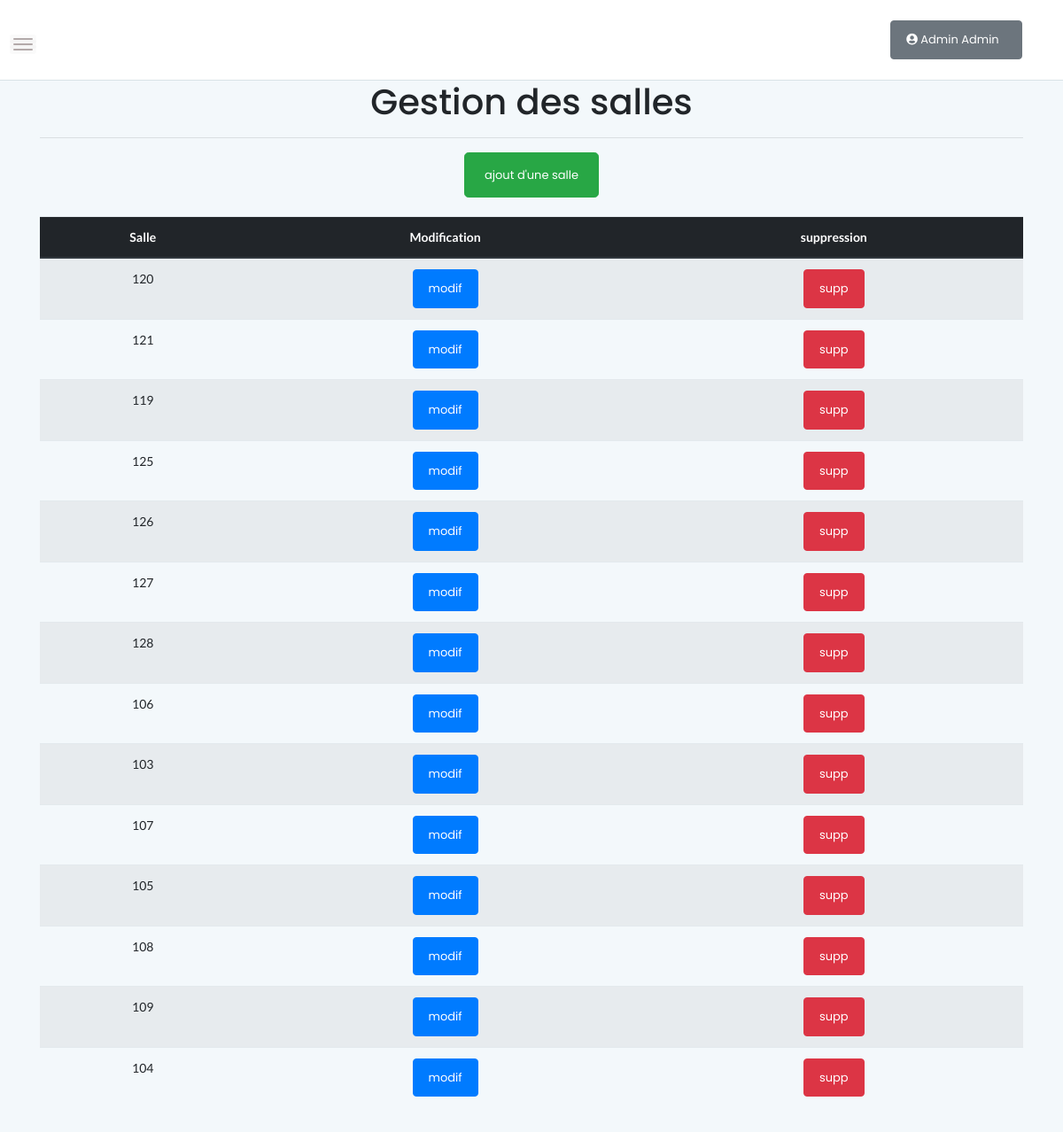
Page /admin_gestion_salle.php (signed in) on the committed database.
### tables this page shows
CREATE TABLE IF NOT EXISTS `salle` (
  `id` int(11) NOT NULL AUTO_INCREMENT,
  `libelle` varchar(5) NOT NULL,
  PRIMARY KEY (`id`)
);

### admin_gestion_salle.php (the view, shortened to what this page needs)
<?php include "assets_haut_admin.php"?>
 <div class=container>
	<center><h1>Gestion des salles</h1><hr></center>
	<div class=form-group>
		<center><a href="admin_gestion_salle_ajout.php"><input type="submit" class="btn btn-success btn-lg" nane="ajout_salle" value="ajout d'une salle" /></a></center><br>
		<?php
		include "connexion_bd_gesoraux.php";
		try{
			$lesEnregs=$bdd->query("select * from salle");
		}catch (PDOException $e) {
			die("Err BDSelect dans admin_gestion_salle.php");
		}
		if($lesEnregs->rowCount()==0){
			echo("Aucune salle n'a été enregistré");
		}else{
			echo "<table class='table table-striped text-center'>";
			echo"<thead class='thead-dark'><tr>";
			echo"<th scope='col'>Salle</th>";
			echo"<th scope='col'>Modification</th>";
			echo"<th scope='col'>suppression</th></thead>";
			foreach ($lesEnregs as $enreg) {
				echo"<tr>";
				echo"<td>$enreg->libelle</td>";
				echo"<td><a href='admin_gestion_salle_modification.php?id=$enreg->id'><input type='submit' class='btn btn-primary' name='btn_modif' value='modif' /></a></td>";
				echo "<td><a href='admin_gestion_salle_suppression.php?id=$enreg->id' onclick='return confirmer_suppres();'><input type='submit' class='btn btn-danger' name='btn_supp' value='supp' /></a></td>";
				echo"</tr>";
			}
			echo "</table><br><br>";
		}
		?>
	</div>
 </div>
<?php include "assets_bas.php"?>

### assets/css/styles.css (style rules this page uses)
.btn { padding: 11px 17px; font-size: 13px; letter-spacing: 0; }
.btn-lg { padding: 15px 22px; }
table tr th { border-bottom: none; }
table tr th, table tr td { border-top: 1px solid rgba(120, 130, 140, 0.13) !important; }

### rows in the picture
salle: libelle "120"
salle: libelle "121"
salle: libelle "119"
salle: libelle "125"
salle: libelle "126"
salle: libelle "127"
salle: libelle "128"
salle: libelle "106"
salle: libelle "103"
salle: libelle "107"
salle: libelle "105"
salle: libelle "108"
salle: libelle "109"
salle: libelle "104"

### other values in the picture
$_SESSION['nom_prenom'] "Admin Admin"
